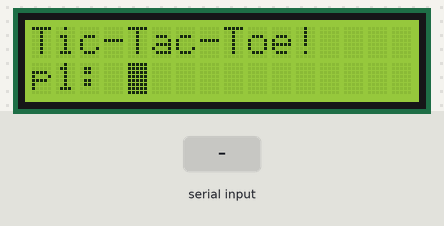
The sketch below on a simulated Arduino Uno, built with avr-gcc and run on an emulated ATmega328P. On the bench: 16×2 character LCD. The test bench sets the inputs (shaded band). What the sketch prints to the serial monitor is not drawn.

Above: at 1.2 s.
1.3 s: "S" received over the second serial link
At 1.8 s:
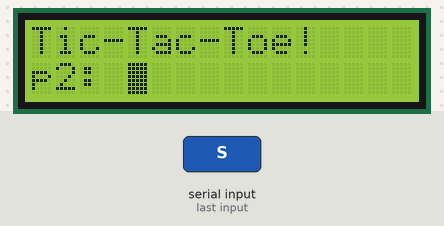
2.8 s: "1" received over the second serial link
4.3 s: "S" received over the second serial link
Timing chart, 0 to 7.3 s (numbered marks = the images above; inputs shaded):
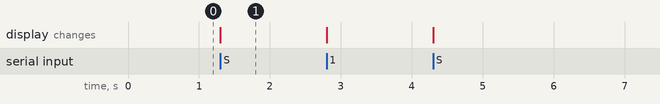

Measured:
- after the input at 1.3 s, the display: first changes at once (image 1 shows a later state)

The sketch:

MAPEcoordinator.ino
```cpp
/*
 * Tic-Tac-Toe Coordinator
 *
 * Takes the input from two joysticks, coordinates whos turn it is
 * and then relays that to the LED array arduino!
 */

#include <LiquidCrystal.h>
#include <SoftwareSerial.h>

const int rs = 12, en = 11, d4 = 5, d5 = 4, d6 = 3, d7 = 2;
LiquidCrystal lcd(rs, en, d4, d5, d6, d7);

// (RX, TX)
SoftwareSerial s1(6, 7);  // Controller 1
SoftwareSerial s2(8, 9);  // Controller 2

void setup() {
  lcd.begin(16, 2);
  lcd.print("Tic-Tac-Toe!");

  // Create serial connections
  Serial.begin(9600); // Output
  s1.begin(9600);     // Player 1 input
  s2.begin(9600);     // Player 2 input
}

int curr_player = 0;  // 0 = p1, 1 = p2
void loop() {
  lcd.setCursor(0, 1);
  char inByte;

  if (curr_player == 0) {
    s1.listen();
    inByte = s1.read();
    lcd.print("p1: ");
  }
  else {
    s2.listen();
    inByte = s2.read();
    lcd.print("p2: ");
  }

  if (inByte == 'S') {
    curr_player = (curr_player + 1) % 2;
  }

  // Send and display!
  lcd.print(inByte);
  Serial.write(inByte);

}
```
